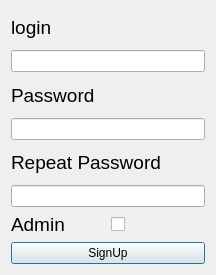
<?xml version="1.0" encoding="UTF-8"?>
<ui version="4.0">
 <class>regitser</class>
 <widget class="QDialog" name="regitser">
  <property name="geometry">
   <rect>
    <x>0</x>
    <y>0</y>
    <width>216</width>
    <height>275</height>
   </rect>
  </property>
  <property name="windowTitle">
   <string>Dialog</string>
  </property>
  <layout class="QGridLayout" name="gridLayout_2">
   <item row="0" column="0">
    <layout class="QGridLayout" name="gridLayout">
     <item row="5" column="0">
      <widget class="QLineEdit" name="repeated_password">
       <property name="echoMode">
        <enum>QLineEdit::Password</enum>
       </property>
       <property name="cursorMoveStyle">
        <enum>Qt::VisualMoveStyle</enum>
       </property>
      </widget>
     </item>
     <item row="0" column="0">
      <widget class="QLabel" name="label">
       <property name="font">
        <font>
         <pointsize>14</pointsize>
        </font>
       </property>
       <property name="text">
        <string>login</string>
       </property>
      </widget>
     </item>
     <item row="3" column="0">
      <widget class="QLineEdit" name="password">
       <property name="echoMode">
        <enum>QLineEdit::Password</enum>
       </property>
      </widget>
     </item>
     <item row="6" column="0">
      <layout class="QHBoxLayout" name="horizontalLayout">
       <item>
        <widget class="QLabel" name="label_4">
         <property name="font">
          <font>
           <pointsize>14</pointsize>
          </font>
         </property>
         <property name="text">
          <string>Admin</string>
         </property>
        </widget>
       </item>
       <item>
        <widget class="QCheckBox" name="isAdmin">
         <property name="text">
          <string/>
         </property>
        </widget>
       </item>
      </layout>
     </item>
     <item row="7" column="0">
      <widget class="QPushButton" name="SignUp">
       <property name="text">
        <string>SignUp</string>
       </property>
      </widget>
     </item>
     <item row="1" column="0">
      <widget class="QLineEdit" name="username">
       <property name="enabled">
        <bool>true</bool>
       </property>
      </widget>
     </item>
     <item row="2" column="0">
      <widget class="QLabel" name="label_3">
       <property name="font">
        <font>
         <pointsize>14</pointsize>
        </font>
       </property>
       <property name="text">
        <string>Password</string>
       </property>
      </widget>
     </item>
     <item row="4" column="0">
      <widget class="QLabel" name="label_5">
       <property name="font">
        <font>
         <pointsize>14</pointsize>
        </font>
       </property>
       <property name="text">
        <string>Repeat Password</string>
       </property>
      </widget>
     </item>
    </layout>
   </item>
  </layout>
 </widget>
 <resources/>
 <connections/>
</ui>
